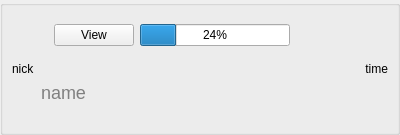
<?xml version="1.0" encoding="UTF-8"?>
<ui version="4.0">
 <class>ChatImageItem</class>
 <widget class="QWidget" name="ChatImageItem">
  <property name="geometry">
   <rect>
    <x>0</x>
    <y>0</y>
    <width>400</width>
    <height>135</height>
   </rect>
  </property>
  <property name="windowTitle">
   <string>Form</string>
  </property>
  <layout class="QHBoxLayout" name="horizontalLayout_2">
   <property name="spacing">
    <number>0</number>
   </property>
   <property name="margin">
    <number>0</number>
   </property>
   <item>
    <widget class="QGroupBox" name="groupBox">
     <property name="title">
      <string/>
     </property>
     <layout class="QHBoxLayout" name="horizontalLayout_3">
      <item>
       <widget class="QLabel" name="nickname">
        <property name="sizePolicy">
         <sizepolicy hsizetype="Maximum" vsizetype="Preferred">
          <horstretch>0</horstretch>
          <verstretch>0</verstretch>
         </sizepolicy>
        </property>
        <property name="text">
         <string>nick</string>
        </property>
       </widget>
      </item>
      <item>
       <layout class="QVBoxLayout" name="verticalLayout">
        <item>
         <layout class="QHBoxLayout" name="horizontalLayout">
          <item>
           <widget class="QLabel" name="image">
            <property name="sizePolicy">
             <sizepolicy hsizetype="Minimum" vsizetype="Minimum">
              <horstretch>0</horstretch>
              <verstretch>0</verstretch>
             </sizepolicy>
            </property>
            <property name="text">
             <string/>
            </property>
           </widget>
          </item>
          <item>
           <widget class="QPushButton" name="viewImageButton">
            <property name="sizePolicy">
             <sizepolicy hsizetype="Maximum" vsizetype="Fixed">
              <horstretch>0</horstretch>
              <verstretch>0</verstretch>
             </sizepolicy>
            </property>
            <property name="text">
             <string>View</string>
            </property>
           </widget>
          </item>
          <item>
           <widget class="QProgressBar" name="progressBar">
            <property name="minimumSize">
             <size>
              <width>150</width>
              <height>0</height>
             </size>
            </property>
            <property name="value">
             <number>24</number>
            </property>
           </widget>
          </item>
          <item>
           <spacer name="horizontalSpacer">
            <property name="orientation">
             <enum>Qt::Horizontal</enum>
            </property>
            <property name="sizeHint" stdset="0">
             <size>
              <width>14</width>
              <height>41</height>
             </size>
            </property>
           </spacer>
          </item>
         </layout>
        </item>
        <item>
         <widget class="QLabel" name="nameLabel">
          <property name="styleSheet">
           <string notr="true">font-size:18px;color:gray</string>
          </property>
          <property name="text">
           <string>name</string>
          </property>
          <property name="wordWrap">
           <bool>true</bool>
          </property>
         </widget>
        </item>
       </layout>
      </item>
      <item>
       <spacer name="horizontalSpacer_2">
        <property name="orientation">
         <enum>Qt::Horizontal</enum>
        </property>
        <property name="sizeHint" stdset="0">
         <size>
          <width>40</width>
          <height>20</height>
         </size>
        </property>
       </spacer>
      </item>
      <item>
       <widget class="QLabel" name="timestamp">
        <property name="sizePolicy">
         <sizepolicy hsizetype="Maximum" vsizetype="Preferred">
          <horstretch>0</horstretch>
          <verstretch>0</verstretch>
         </sizepolicy>
        </property>
        <property name="text">
         <string>time</string>
        </property>
        <property name="alignment">
         <set>Qt::AlignRight|Qt::AlignTrailing|Qt::AlignVCenter</set>
        </property>
       </widget>
      </item>
     </layout>
    </widget>
   </item>
  </layout>
 </widget>
 <resources/>
 <connections/>
</ui>
